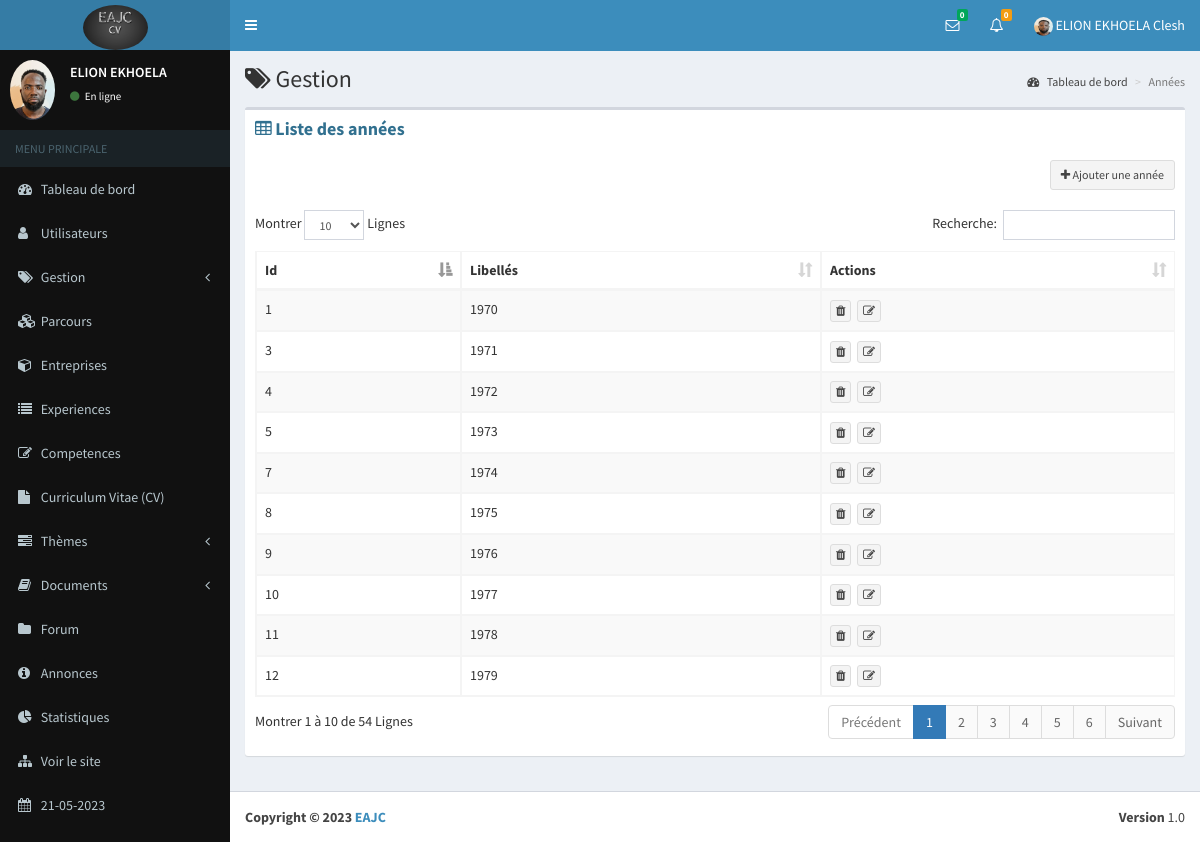
Page /eab/annees (signed in) on the committed database.
### eab/models.py (models this page shows, shortened)
class Parametre(models.Model):
    appname=models.CharField(max_length=100)
    appeditor=models.CharField(max_length=200)
    phone=models.CharField(max_length=200, null=True)
    email=models.CharField(max_length=200, null=True)
    version=models.CharField(max_length=10, null=True)
    devise=models.CharField(max_length=10, null=True)
    COLORS=[
        ('primary','primary'),
        ('info','info'),
        ('success','success'),
        ('danger','danger'),
        ('secondary','secondary'),
        ('dark','dark'),
    ]
    theme=models.CharField(max_length=200, null=True, choices=COLORS)
    logo=models.ImageField(upload_to="media", null=True, blank=True)
    width_logo=models.CharField(max_length=3, null=True)
    height_logo=models.TextField(max_length=3, null=True)

class Profile(models.Model):
    user=models.OneToOneField(User, on_delete=models.CASCADE)
    phone=models.CharField(max_length=100)
    address=models.TextField()
    photo=models.ImageField(upload_to="media", null=True, blank=True)
    SEX=[
        ('Masculin','Masculin'),
        ('Feminin','Feminin')
    ]
    gender=models.CharField(max_length=100, null=True, choices=SEX)
    droitmes=models.BooleanField(default=False, null=True)
    status=models.BooleanField(default=False, null=True)
    apropos=models.TextField(null=True)
    profession=models.CharField(max_length=50, null=True)
    VARIABLE=[
        ('Visible','Visible'),
        ('Invisible','Invisible')
    ]
    vform=models.CharField(max_length=100, null=True, choices=VARIABLE, default="Visible")
    vep=models.CharField(max_length=100, null=True, choices=VARIABLE)
    vcomp=models.CharField(max_length=100, null=True, choices=VARIABLE)
    vaform=models.CharField(max_length=100, null=True, choices=VARIABLE)
    priority=models.BooleanField(null=True,default=False)

class Annee(models.Model):
    libelle=models.CharField(max_length=4, unique=True, null=True)

### app_auth/decorator.py (the view)
        def wrapper_func(request, *args, **kwargs):
            group=None
            if request.user.groups.exists():
                group=request.user.groups.all()[0].name
            if group in allowed_roles:
                return view_func(request, *args, **kwargs)
            else:
                return HttpResponse("Vous n'êtes pas autorisés à acceder à cette page")

### app_auth/decorator.py (called while the page is built)
def allowed_users(allowed_roles=[]):
    def decorator(view_func):
        def wrapper_func(request, *args, **kwargs):
            group=None
            if request.user.groups.exists():
                group=request.user.groups.all()[0].name
            if group in allowed_roles:
                return view_func(request, *args, **kwargs)
            else:
                return HttpResponse("Vous n'êtes pas autorisés à acceder à cette page")
        return wrapper_func
    return decorator

### eab/views.py (called while the page is built, shortened)
def parametre():
    try:
        parametre=Parametre.objects.all()[0]
    except Exception as e:
        parametre=None
    if parametre == None :
        return redirect("maintenance")
    else:
        return parametre

def new_message( request):
    contacts=Contact.objects.filter(statut=0, status=1).order_by("-id")
    tabUsers=[]
    tabIdUser=[]
    for contact in contacts:
        diccode=eval(contact.codes)
    tab=[]
    for i in tabIdUser:
        if i not in tab:
            tab.append(i)
    dic={}
    for i in tab:
        nombre=0
        for k in tabIdUser:
            if i==k:
                nombre=nombre+1
        dic[i]=nombre
    tabMessages=[]
    tabs=[]
    return tabMessages

def nbnew_message(request):
    contacts=Contact.objects.filter(statut=0, status=1).order_by("-id")
    count=0
    for contact in contacts:
        diccode=eval(contact.codes)
        if int(diccode["user1"])==request.user.id:
            count=count+1
    return count

def nbnew_answer(request):
    questions=Question.objects.filter(user_id=request.user.id)
    number=0
    for question in questions:
        answers=Answer.objects.filter(question_id=question.id, status=0)
        for answer in answers:
            if answer.user_id != request.user.id:
                number+=1
    return number

@login_required(login_url='connection/login')
@allowed_users(allowed_roles=['admin'])
def annees(request):
    date=datetime.datetime.now()
    annees=Annee.objects.all()
    context={
        "countanswer":nbnew_answer(request),
        "count":nbnew_message(request),
        "users":new_message(request),
        "annees":annees,
        "parametre":parametre(),
        "date":date
    }
    return render(request, "annee/annees.html", context)

### eab/templates/annee/annees.html (shortened to what this page needs)
{% extends 'global/base.html' %}
{% block content %}
      <div class="content-wrapper">
        <section class="content-header">
          <h1>
            <i class="fa fa-tags"></i> Gestion
          </h1>
          <ol class="breadcrumb">
            <li><a href="{% url 'dashboard' %}"><i class="fa fa-dashboard"></i> Tableau de bord</a></li>
            <li class="active">Années</li>
          </ol>
        </section>
        <section class="content">
          <div class="row">
            <div class="col-xs-12">
              <div class="box">
                <div class="box-header">
                  <h3 class="box-title text-info"><i class="fa fa-table"></i> <b>Liste des années</b></h3>
                </div>
                <div class="box-body">
                  <div align="right">
                    <a href="{% url 'annee/add_annee' %}" class="btn btn-default btn-sm"><i class="fa fa-plus"></i> Ajouter une année</a>
                  </div>
                  <br>
                  <div class="table-responsive">
                    <table id="example1" class="table table-bordered table-striped">
                      <thead>
                        <tr>
                          <th>Id</th>
                          <th>Libellés</th>
                          <th>Actions</th>
                        </tr>
                      </thead>
                      <tbody>
                        {% for annee in annees %}
                          <tr>
                            <td>{{ annee.id }}</td>
                            <td>{{ annee.libelle }}</td>
                            <td>
                              <a class="btn btn-default btn-xs" href="#" title="Supprimer" data-toggle="modal" data-target="#etabModal{{ annee.id }}"><i class="fa fa-trash"></i></a>&nbsp;
                              <a href="{% url 'annee/edit_annee' annee.id %}" title="Modifier" class="btn btn-default btn-xs"><i class="fa fa-edit"></i></a>
                            </td>
                          </tr>
                        {% endfor %}
                      </tbody>
                    </table>
                  </div>
                </div>
              </div>
            </div>
          </div>
        </section>
      </div>
      {% endblock %}

### eab/templates/global/navbar.html (shortened to what this page needs)
{% load static %}
<header class="main-header">
    <a href="{% url 'dashboard' %}" class="logo">
        {% if parametre.logo %}
        <img class="img-circle" src="{{ parametre.logo.url }}" width="{{ parametre.width_logo }}" height="{{ parametre.height_logo }}" alt="EAJC">
        {% else %}
        <h3><b>EAJC</b></h3>
        {% endif %}
    </a>
    <nav class="navbar navbar-static-top" role="navigation">
      <a href="#" class="sidebar-toggle" data-toggle="offcanvas" role="button">
      </a>
      <div class="navbar-custom-menu">
        <ul class="nav navbar-nav">
          <li class="dropdown messages-menu">
            <a href="#" class="dropdown-toggle" data-toggle="dropdown">
              <i class="fa fa-envelope-o"></i>
              <span class="label label-success">{{ count }}</span>
            </a>
          </li>
          <li class="dropdown notifications-menu">
            <a href="#" class="dropdown-toggle" data-toggle="dropdown">
              <i class="fa fa-bell-o"></i>
              <span class="label label-warning">{{ countanswer }}</span>
            </a>
          </li>
          <li class="dropdown user user-menu">
            <a href="#" class="dropdown-toggle" data-toggle="dropdown">
                {% if request.user.profile.photo %}
                <img class="img-circle" width="19" height="19" src="{{ request.user.profile.photo.url }}" alt="...">
                {% else %}
                <img class="img-circle" width="19" height="19" src="{% static 'dist/img/user.png' %}" alt="...">
                {% endif %}
              <span class="hidden-xs">{{ user.last_name }} {{ user.first_name }}</span>
            </a>
          </li>
        </ul>
      </div>
    </nav>
  </header>

### eab/templates/global/_nav.html (shortened to what this page needs)
{% load static %}
<aside class="main-sidebar bg-black">
    <section class="sidebar">
      <div class="user-panel">
        <div class="pull-left image">
            {% if request.user.profile.photo %}
            <img class="img-circle" src="{{ request.user.profile.photo.url }}" alt="...">
            {% else %}
            <img class="img-circle" width="60" height="50" src="{% static 'dist/img/user.png' %}" alt="...">
            {% endif %}
        </div>
        <div class="pull-left info">
          <p>{{ user.last_name }}</p>
          <a href="{% url 'users/profile' %}"><i class="fa fa-circle text-success"></i> En ligne</a>
        </div>
      </div>
      <ul class="sidebar-menu">
        <li class="header">MENU PRINCIPALE</li>
        <li><a href="{% url 'dashboard' %}"><i class="fa fa-dashboard"></i> <span>Tableau de bord</span></a></li>
        {% for group in request.user.groups.all %}
        {% if group.name == "admin" %}
        <li class="treeview">
          <a href="#">
            <i class="fa fa-user"></i>
            <span>Utilisateurs</span>
          </a>
        </li>
        <li class="treeview">
            <a href="#">
              <i class="fa fa-tags"></i> <span>Gestion</span>
              <i class="fa fa-angle-left pull-right"></i>
            </a>
        </li>
        <li><a href="{% url 'parcours/parcours' %}"><i class="fa fa-cubes"></i> Parcours</a></li>
        <li><a href="{% url 'entreprise/entreprises' %}"><i class="fa fa-cube"></i> <span>Entreprises</span></a></li>
        <li><a href="{% url 'experience/experiences' %}"><i class="fa fa-list"></i> <span>Experiences</span></a></li>
        <li><a href="{% url 'competence/competences' %}"><i class="fa fa-edit"></i> <span>Competences</span></a></li>
        <li><a href="{% url 'cv/recap' %}"><i class="fa fa-file"></i> <span>Curriculum Vitae (CV)</span></a></li>
        <li class="treeview">
          <a href="#">
            <i class="fa fa-tasks"></i> <span>Thèmes</span>
            <i class="fa fa-angle-left pull-right"></i>
          </a>
        </li>
        <li class="treeview">
          <a href="#">
            <i class="fa fa-book"></i> <span>Documents</span>
            <i class="fa fa-angle-left pull-right"></i>
          </a>
        </li>
        <li><a href="{% url 'question/questions' %}"><i class="fa fa-folder"></i> <span>Forum</span></a></li>
        <li><a href="{% url 'annonce/annonces' %}"><i class="fa fa-info-circle"></i> <span>Annonces</span></a></li>
        <li><a href="{% url 'statistique' %}"><i class="fa fa-pie-chart"></i> <span>Statistiques</span></a></li>
        <li><a href="{% url 'home' %}"><i class="fa fa-sitemap"></i> <span>Voir le site</span></a></li>
        <li><a href=""><i class="fa fa-calendar"></i> <span>{{ date|date:"d-m-Y" }}</span></a></li>
        {% endif %}
        {% endfor %}
      </ul>
    </section>
  </aside>

### eab/templates/global/footeradmin.html
<footer class="main-footer">
    <div class="pull-right hidden-xs">
      <b>Version</b> {{parametre.version}}
    </div>
    <strong>Copyright &copy; 2023 <a href="">{{parametre.appname}}</a></strong>
</footer>

### rows in the picture
Parametre: logo (picture), version "1.0", appname "EAJC"
Annee: id "1", libelle "1970"
Annee: id "3", libelle "1971"
Annee: id "4", libelle "1972"
Annee: id "5", libelle "1973"
Annee: id "7", libelle "1974"
Annee: id "8", libelle "1975"
Annee: id "9", libelle "1976"
Annee: id "10", libelle "1977"
Annee: id "11", libelle "1978"
Annee: id "12", libelle "1979"

### other values in the picture
{{ count }} "0"
{{ countanswer }} "0"
{{ user.last_name }} "ELION EKHOELA"
{{ user.first_name }} "Clesh"
{{ date|date:"d-m-Y" }} "21-05-2023"
